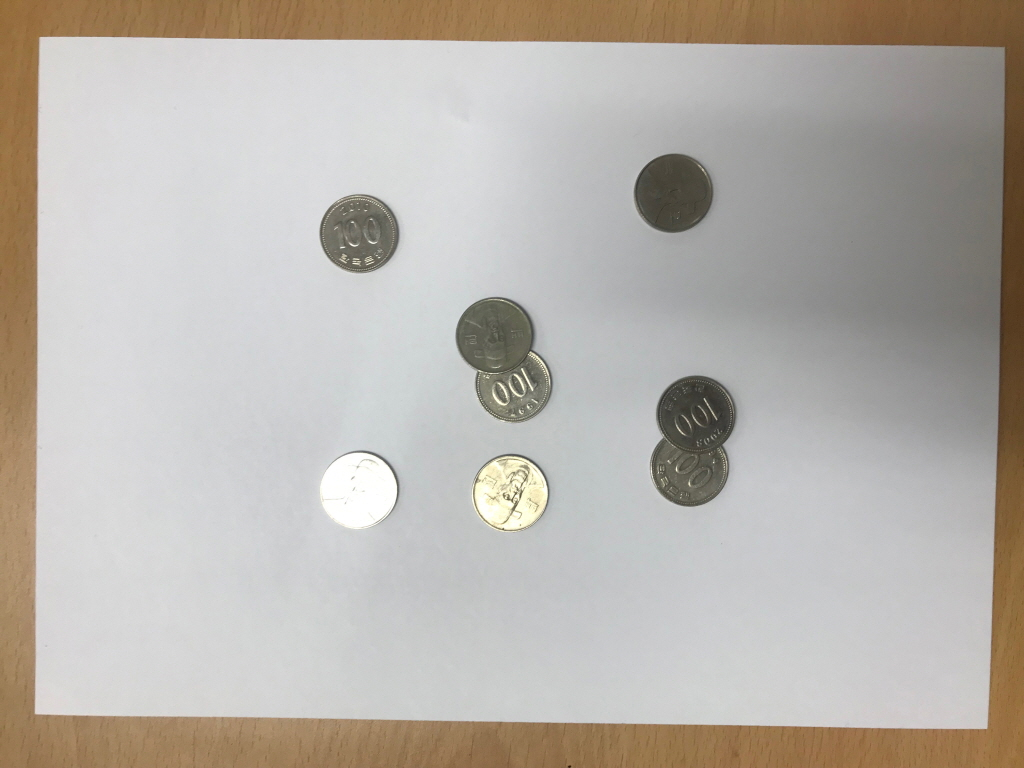
#> input picture sIMG_8254.JPG, 1024 x 768 px
$ jupyter execute HomeWork4.ipynb
#> lines starting #> are read from the running program, lines starting #| are printed output that depends on the picture; after the words box and inside, x2 and y2 are one past the last pixel; in counts of white or black regions, pixels touching at a corner belong together
[cell 1]
import numpy as np
import cv2
from matplotlib import pyplot as plt

[cell 2]
img = cv2.imread('sIMG_8254.JPG')
#> img is the input picture: shape (768, 1024, 3); mean B, G, R 171.5, 178.1, 183.4

roi = cv2.resize(img, dsize=(0, 0), fx=0.5, fy=0.5)
gray = cv2.cvtColor(roi, cv2.COLOR_BGR2GRAY)
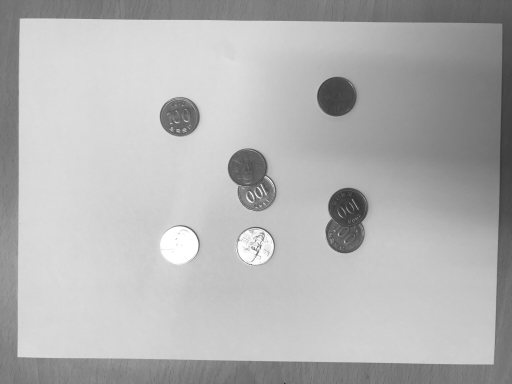
#> gray: shape (384, 512); min 43, max 255, mean 179.1

gray_blur = cv2.GaussianBlur(gray, (15, 15), 3)
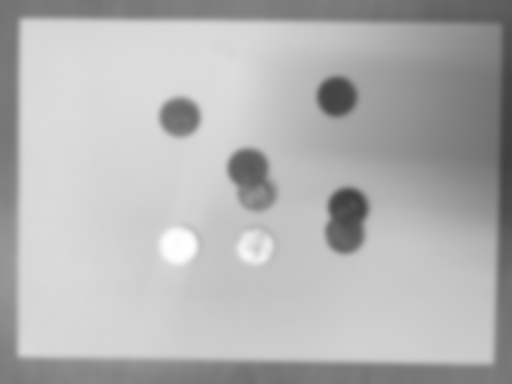
#> gray_blur: shape (384, 512); min 64, max 255, mean 179.1
thresh = cv2.adaptiveThreshold(gray_blur, 255, cv2.ADAPTIVE_THRESH_GAUSSIAN_C, cv2.THRESH_BINARY_INV, 11, 2)
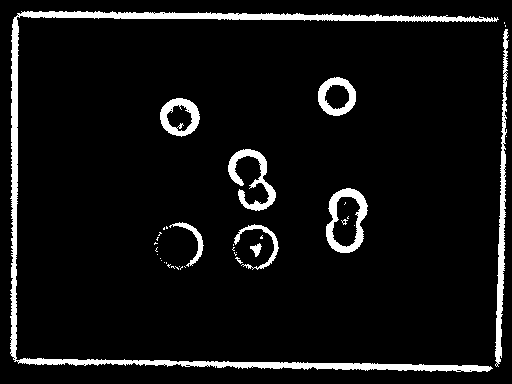
#> thresh: shape (384, 512); 6.9% white; 39 white regions (29 under 20 px), largest, box (x1, y1, x2, y2) and area: (10, 11, 499, 372) 7443, (495, 29, 509, 367) 1613, (326, 188, 368, 253) 1096

[cell 3]
kernel = np.ones((3, 3), np.uint8)
closing = cv2.morphologyEx(thresh, cv2.MORPH_CLOSE, kernel, iterations = 4)
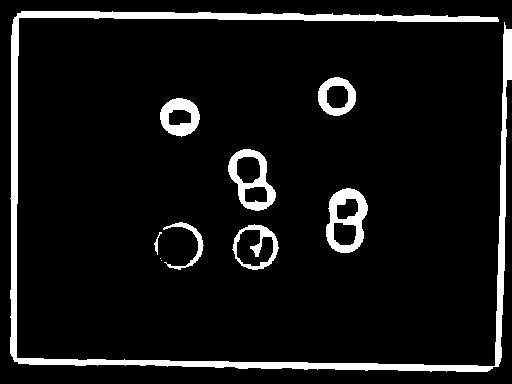
#> closing: shape (384, 512); 8.1% white; 10 white regions (2 under 20 px), largest, box (x1, y1, x2, y2) and area: (10, 11, 512, 372) 10489, (326, 188, 368, 253) 1374, (228, 149, 276, 211) 1199
dilation = cv2.dilate(closing, kernel, iterations = 1)
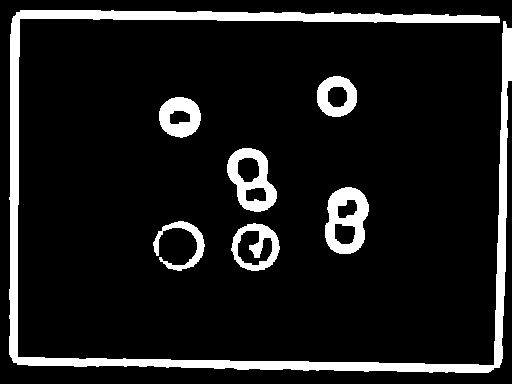
#> dilation: shape (384, 512); 10.8% white; 7 white regions

[cell 4]
cont_img = dilation.copy()
contours, hierarchy = cv2.findContours(cont_img, cv2.RETR_EXTERNAL, cv2.CHAIN_APPROX_SIMPLE)
#> contours = 7 contours; box (x1, y1, x2, y2) and area: (9, 10, 512, 373) 12236, (325, 187, 369, 254) 2250, (227, 148, 277, 212) 2155, (231, 223, 280, 271) 1726, (159, 97, 201, 138) 1297, (317, 76, 357, 117) 1260, (153, 221, 205, 271) 655

[cell 5]
for cnt in contours:
    area = cv2.contourArea(cnt)
    if area < 500 or area > 4000:
        continue

    if len(cnt) < 5:
        continue

    ellipse = cv2.fitEllipse(cnt)
    cv2.ellipse(roi, ellipse, (0,255,0), 2)
#> this loop made 7 passes
#> (area, ellipse) on passes 1 to 6: (1725.5, ((255, 246.7), (46.86, 47.25), 68.52)), (655, ((178.5, 245.5), (45.16, 47.29), 89.18)), (2249.5, ((346, 220.2), (42.14, 71.55), 5.83)), (2155, ((251.4, 179.2), (42.58, 69.11), 161.2)), (1297, ((179.4, 116.6), (39.82, 41.72), 99.9)), (1260.5, ((336.3, 96.09), (40.21, 40.42), 79.71))
#> area on pass 7: 12236
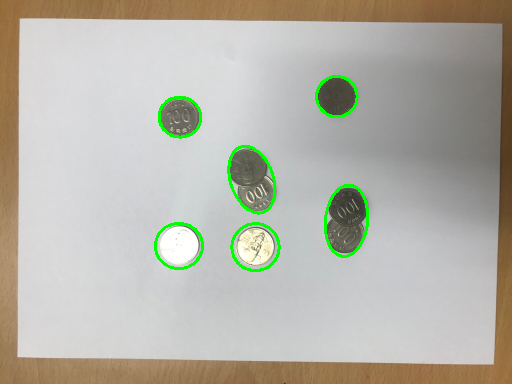
#> roi: shape (384, 512, 3); mean B, G, R 169.3, 179.4, 181.2

[cell 6]
plt.figure(figsize=(24,8))
plt.subplot(1,3,1),plt.imshow(thresh,cmap = 'gray')
plt.title('Tresh'), plt.xticks([]), plt.yticks([])
plt.subplot(1,3,2),plt.imshow(dilation,cmap = 'gray')
plt.title('Dilation'), plt.xticks([]), plt.yticks([])
plt.subplot(1,3,3),plt.imshow(roi)
plt.title('Roi'), plt.xticks([]), plt.yticks([])
plt.show()
#> figure, not shown here; B, G, R data is drawn as R, G, B
